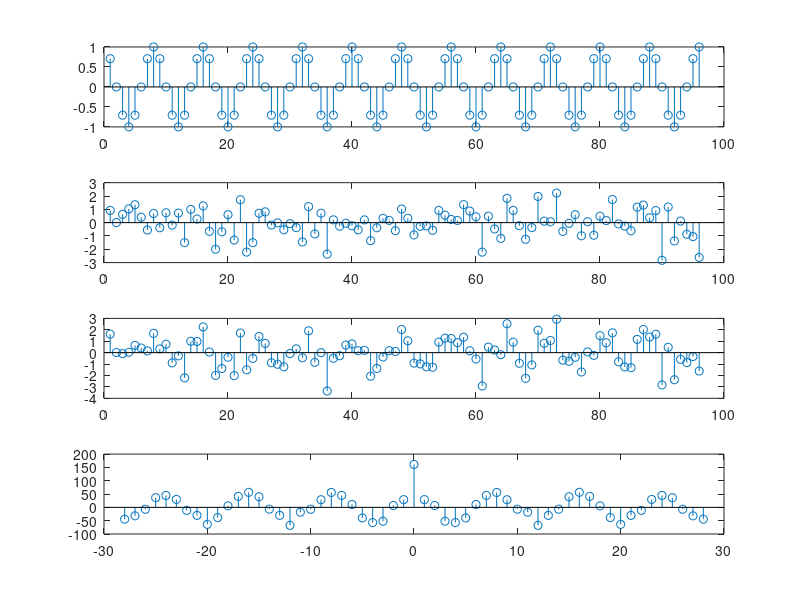

Recreate this plot in MATLAB.
%% Federal University of Rio Grande do Norte
% Digital Signal Processing - Communications Engineering Department (DCO)
% Author: Danilo Pena
% Description: correlation

clear
close all

N = 96;
n = 1:N;
x = cos(pi*0.25*n); % sinal seno�dal puro, x(t)
d = randn(1,N); % ru�do, d(t)
y = x + d; % sinal corrompido com ru�do, y(t)
r = conv(y, fliplr(y)); % autocorrela��o, r(t)
k = -28:28;

figure(1)
subplot(4,1,1)
stem(n, x);
subplot(4,1,2)
stem(n, d);
subplot(4,1,3)
stem(n, y);
subplot(4,1,4)
stem(k, r(68:124));